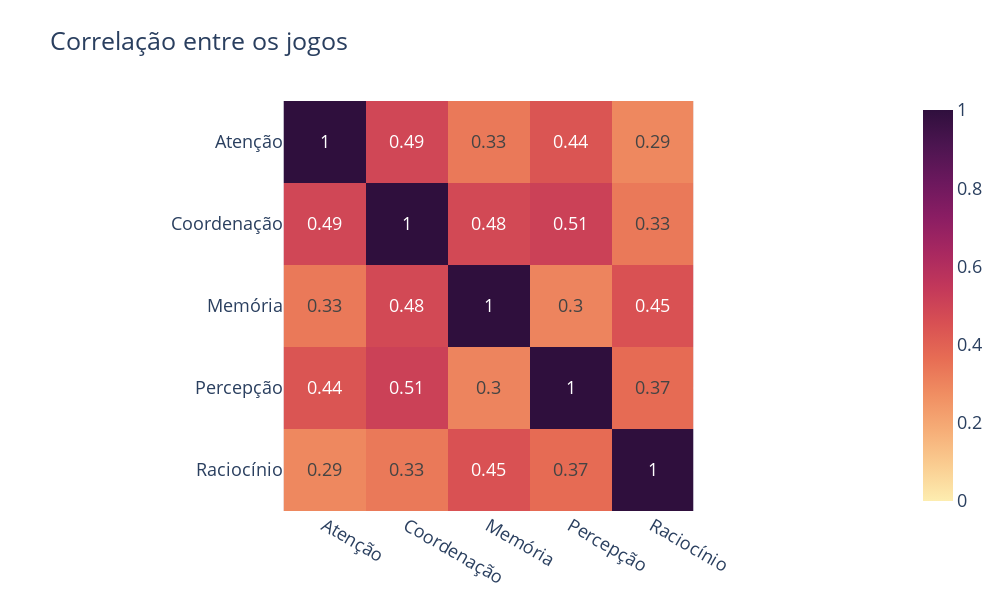

This figure's notebook cell:
### Code cell
fig = px.imshow(np.round(df[GAMES].corr(), 2), x=GAMES, y=GAMES,
          color_continuous_scale='matter',
          zmin=0, zmax=1,
          title='Correlação entre os jogos',
          text_auto=True)

fig.update_layout(
    font=dict(
        size=18
    ),
    width=1000,
    height=600,
)

### Figure 1 — Plotly figure (JSON) as saved in the notebook; plotly's stock layout.template omitted (floating-point values rounded to 4 significant figures)
{"data": [{"coloraxis": "coloraxis", "hovertemplate": "x: %{x}<br>y: %{y}<br>color: %{z}<extra></extra>", "name": "0", "texttemplate": "%{z}", "type": "heatmap", "x": ["Atenção", "Coordenação", "Memória", "Percepção", "Raciocínio"], "xaxis": "x", "y": ["Atenção", "Coordenação", "Memória", "Percepção", "Raciocínio"], "yaxis": "y", "z": [[1, 0.49, 0.33, 0.44, 0.29], [0.49, 1, 0.48, 0.51, 0.33], [0.33, 0.48, 1, 0.3, 0.45], [0.44, 0.51, 0.3, 1, 0.37], [0.29, 0.33, 0.45, 0.37, 1]]}], "layout": {"coloraxis": {"cmax": 1, "cmin": 0, "colorscale": [[0, "rgb(253, 237, 176)"], [0.09091, "rgb(250, 205, 145)"], [0.1818, "rgb(246, 173, 119)"], [0.2727, "rgb(240, 142, 98)"], [0.3636, "rgb(231, 109, 84)"], [0.4545, "rgb(216, 80, 83)"], [0.5455, "rgb(195, 56, 90)"], [0.6364, "rgb(168, 40, 96)"], [0.7273, "rgb(138, 29, 99)"], [0.8182, "rgb(107, 24, 93)"], [0.9091, "rgb(76, 21, 80)"], [1, "rgb(47, 15, 61)"]]}, "font": {"size": 18}, "height": 600, "title": {"text": "Correlação entre os jogos"}, "width": 1000, "xaxis": {"anchor": "y", "constrain": "domain", "domain": [0, 1], "scaleanchor": "y"}, "yaxis": {"anchor": "x", "autorange": "reversed", "constrain": "domain", "domain": [0, 1]}}}
